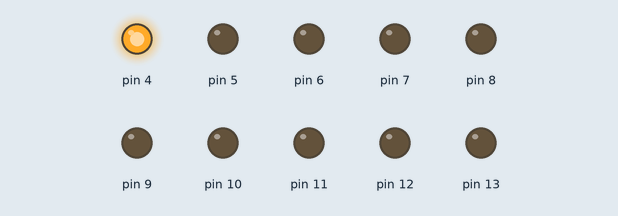
This sketch was run on a simulated Arduino Uno, built with avr-gcc and run on an emulated ATmega328P. On the bench: output pins drawn as LEDs (lit = HIGH).

Above: at 0.02 s.
At 0.32 s:
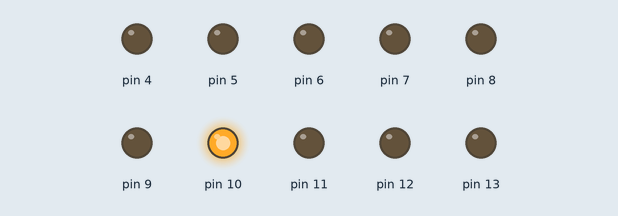
At 0.62 s:
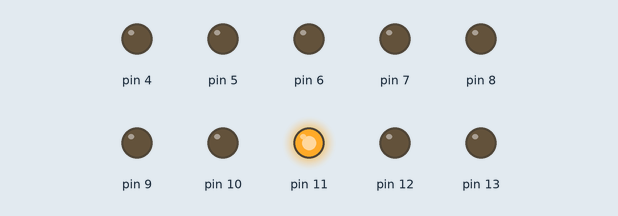
At 1.27 s:
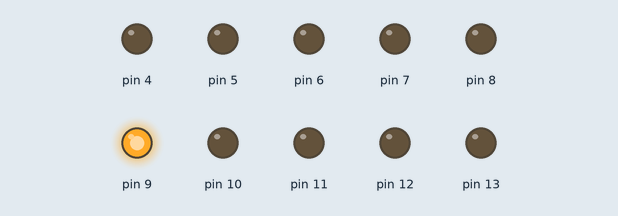
At 1.87 s:
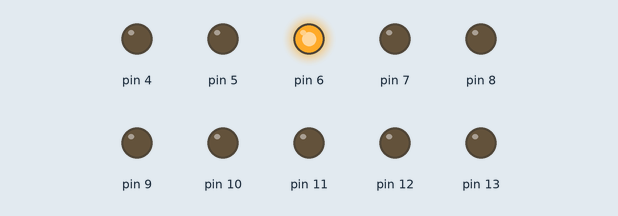
At 2.5 s:
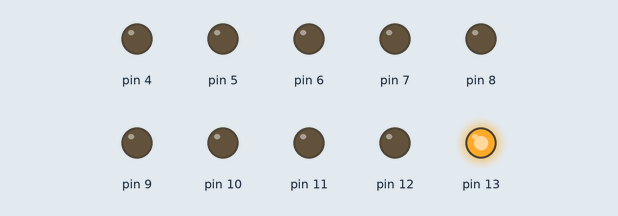
Timing chart, 0 to 3.0 s (numbered marks = the images above):
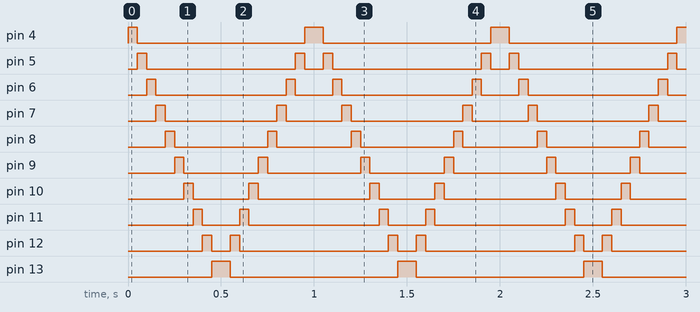

The sketch:

kit.ino
```cpp
#define primerLed 4
#define ultimoLed 13

void setup() {
  for(int pin=primerLed;pin<=ultimoLed;pin++)  // pin=pin+1 ó pin+=1
  { pinMode(pin,OUTPUT); }
}

void loop() {
  for(int pin=primerLed;pin<=ultimoLed;pin++)  // pin=pin+1 ó pin+=1
  {
    digitalWrite(pin,HIGH);
    delay(50);
    digitalWrite(pin,LOW);
  }

  for(int pin=ultimoLed;pin>=primerLed;pin--)  // pin=pin-1 ó pin-=1
  {
    digitalWrite(pin,HIGH);
    delay(50);
    digitalWrite(pin,LOW);
  }
}
```

Measured:
- by itself, pin 4, pin 13: alternates HIGH for 0.10 s and LOW for 0.90 s
- by itself, pin 5: repeats every 1.0 s: LOW 0.80 s, HIGH 0.05 s, LOW 0.10 s, HIGH 0.05 s
- by itself, pin 6: repeats every 1.0 s: LOW 0.70 s, HIGH 0.05 s, LOW 0.20 s, HIGH 0.05 s
- by itself, pin 7: repeats every 1.0 s: LOW 0.60 s, HIGH 0.05 s, LOW 0.30 s, HIGH 0.05 s
- by itself, pin 8: alternates HIGH for 0.05 s and LOW for 0.50 s
- by itself, pin 9: alternates HIGH for 0.05 s and LOW for 0.40 s
- by itself, pin 10: repeats every 1.0 s: LOW 0.30 s, HIGH 0.05 s, LOW 0.60 s, HIGH 0.05 s
- by itself, pin 11: repeats every 1.0 s: LOW 0.20 s, HIGH 0.05 s, LOW 0.70 s, HIGH 0.05 s
